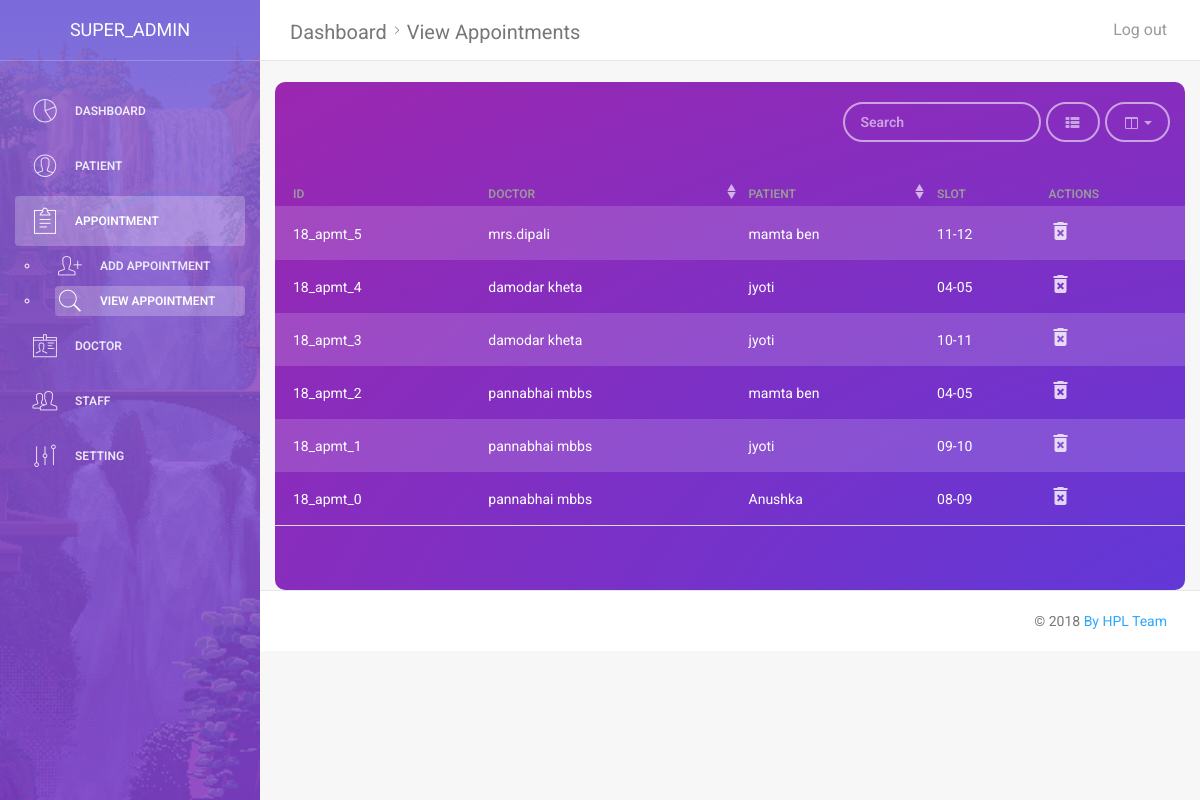
Screenshot of /view_appointment.php (signed in) with the database file from the repository.
### tables this page shows
CREATE TABLE `appointment` (
  `appointment_id` varchar(10) NOT NULL,
  `appointment_for` varchar(10) NOT NULL,
  `appointment_by` varchar(10) NOT NULL,
  `appointment_date` date NOT NULL,
  `appointment_reg_date` timestamp(6) NOT NULL DEFAULT CURRENT_TIMESTAMP(6) ON UPDATE CURRENT_TIMESTAMP(6),
  `appointment_status` tinyint(1) NOT NULL,
  `appointment_slot` varchar(5) NOT NULL
);

CREATE TABLE `doctor` (
  `doctor_id` varchar(15) NOT NULL,
  `doctor_name` varchar(30) NOT NULL,
  `doctor_dob` date NOT NULL,
  `doctor_gender` varchar(10) NOT NULL,
  `doctor_phone` varchar(15) NOT NULL,
  `doctor_city` varchar(20) NOT NULL,
  `doctor_address` varchar(100) NOT NULL,
  `doctor_designation` varchar(30) NOT NULL,
  `doctor_email` varchar(50) NOT NULL,
  `doctor_password` varchar(50) NOT NULL,
  `doj` timestamp(6) NOT NULL DEFAULT CURRENT_TIMESTAMP(6),
  `slot_id` varchar(10) NOT NULL,
  `doctor_exist` tinyint(1) NOT NULL
);

CREATE TABLE `patient` (
  `patient_id` varchar(15) NOT NULL,
  `patient_name` varchar(30) NOT NULL,
  `patient_gender` varchar(10) NOT NULL,
  `patient_email` varchar(50) NOT NULL,
  `patient_phone` varchar(15) NOT NULL,
  `patient_dob` date NOT NULL,
  `patient_type` tinyint(1) NOT NULL,
  `patient_address` varchar(100) NOT NULL,
  `patient_password` varchar(50) NOT NULL,
  `relative_name` varchar(30) NOT NULL,
  `relative_contact` varchar(15) NOT NULL,
  `added_by` varchar(15) NOT NULL,
  `doj` timestamp(6) NOT NULL DEFAULT CURRENT_TIMESTAMP(6),
  `patient_exist` tinyint(1) NOT NULL,
  `patient_blood_group` varchar(5) NOT NULL
);

### assets/modules/global_module.php (the view, shortened to what this page needs)
<?php
function fetch_data($query,$type)
{
	include("assets/modules/db_config.php");
	$result = mysqli_query($conn,$query);
	if($result)
	{
		if($type == "login")
		{
		$count = mysqli_num_rows($result);
			if($count == 1)
			{
				return TRUE;
			}
			else
			{
				return FALSE;
			}
		}
		elseif($type == "count")
		{
			$count = mysqli_num_rows($result);
			return $count;
		}
		elseif($type == "result")
		{
			 $res = mysqli_query($conn,$query);
			 return $res;
		}
	}
	else
	{
		return "Fetch Error";
	}
}
function view_table($for)
{
    include("assets/modules/db_config.php");
    if($for == "patient")
    {
        $query = "select * from patient where patient_exist = 0";
        $result = mysqli_query($conn,$query);
        if($result)
        {
            while($row = mysqli_fetch_array($result)) {
                $id = $row[0];
				$age = date_diff(date_create($row[5]), date_create('today'))->y;
                echo "<tr>
                <td>$id</td>
                <td>$row[1]</td>
                <td>$age</td>
				<td>$row[14]</td>
                <td > <a href='view_patient_profile.php?id=$id'> <i class='material-icons'>edit</i></a></td>
                </tr>";
            }
        }
    }
    elseif ($for == "appointment")
    {
        $query = "select * from appointment order by substring(appointment_id,9) desc";
        $result = mysqli_query($conn,$query);
        while($row = mysqli_fetch_array($result))
        {
            $id = $row[0];
			$d_id = $row[1];
			$p_id = $row[2];
			$d_data = mysqli_fetch_assoc(mysqli_query($conn,"select doctor_name from doctor where doctor_id = '$d_id' "));
			$p_data = mysqli_fetch_assoc(mysqli_query($conn,"select patient_name from patient where patient_id = '$p_id' "));
            echo "<tr>
                <td>$id</td>
                <td>". $d_data['doctor_name'] ."</td>
                <td>". $p_data['patient_name'] ."</td>
                <td>$row[6]</td>
                <td > <a href='delete_designation.php?id=$id'> <i class='material-icons'>delete_forever</i></a></td>
                </tr>";
        }
    }
	else
	{
		echo "<tr><td>Invalid Arguments</td></tr>";
	}
}
function menu($user,$active,$sub_active)
{
   echo "<div class='sidebar' data-color='purple' data-image='assets/img/waterfall.gif' >
        <div class='sidebar-wrapper' >";
    echo "<div class='logo'>
                <a href='#' class='simple-text'>";
                    if(isset($user)){echo $user;};
                echo "</a>
            </div>";
    echo "<ul class='nav' >
                <li "; if($active == "dashboard"){ echo "class=active"; } echo ">
                    <a href='dashboard_admn.php'>
                        <i class='pe-7s-graph'></i>
                        <p>Dashboard</p>
                    </a>
                </li>
                <li "; if($active == "patient"){ echo"class=active"; } echo ">
                    <a href='add_patient.php' >
                        <i class='pe-7s-user'></i>
                        <p>Patient</p>
                    </a>";
                echo "</li >
                <li "; if($active == "appointment"){ echo"class=active"; } echo ">
                    <a href='add_appointment.php'>
                        <i class='pe-7s-note2'></i>
                        <p>Appointment</p>
                    </a>";
                        if($active == "appointment") {
                            echo "<ul>";
                            echo "<li ";
                            if ($sub_active == "add_appointment") {
                                echo "class=active";
                            }
                            echo ">
                                <a href = 'add_appointment.php' >
                                    <i class='pe-7s-add-user' ></i >
                                    <p > Add Appointment </p >
                                </a >
                            </li >";
                            echo "<li ";
                            if ($sub_active == "view_appointment") {
                                echo "class=active";
                            }
                            echo ">
                                <a href = 'view_appointment.php' >
                                    <i class='pe-7s-search' ></i >
                                    <p > view Appointment </p >
                                </a >
                            </li >";
        echo "</ul>";
    }
                echo "</li>
                <li "; if($active == "doctor"){ echo"class=active"; } echo ">
                    <a href='add_doctor.php'>
                        <i class='pe-7s-id'></i>
                        <p>Doctor</p>
                    </a>";
                echo "</li>
                <li "; if($active == "staff"){ echo"class=active"; } echo ">
                    <a href='add_staff.php'>
                        <i class='pe-7s-users'></i>
                        <p>Staff</p>
                    </a>";
                echo "</li>
                <li "; if($active == "setting"){ echo"class=active"; } echo ">
                    <a href='designation.php'>
                        <i class='pe-7s-edit'></i>
                        <p>Setting</p>
                    </a>";
                echo "</li>";
          echo "</ul>";
    echo "</div>
    </div>";
}
?>

### rows the page displays
appointment: appointment_id "18_apmt_5", doctor.doctor_name "mrs.dipali", patient.patient_name "mamta ben", appointment_slot "11-12"
appointment: appointment_id "18_apmt_4", doctor.doctor_name "damodar kheta", patient.patient_name "jyoti", appointment_slot "04-05"
appointment: appointment_id "18_apmt_3", doctor.doctor_name "damodar kheta", patient.patient_name "jyoti", appointment_slot "10-11"
appointment: appointment_id "18_apmt_2", doctor.doctor_name "pannabhai mbbs", patient.patient_name "mamta ben", appointment_slot "04-05"
appointment: appointment_id "18_apmt_1", doctor.doctor_name "pannabhai mbbs", patient.patient_name "jyoti", appointment_slot "09-10"
appointment: appointment_id "18_apmt_0", doctor.doctor_name "pannabhai mbbs", patient.patient_name "Anushka", appointment_slot "08-09"

### other values shown
$user "SUPER_ADMIN"
